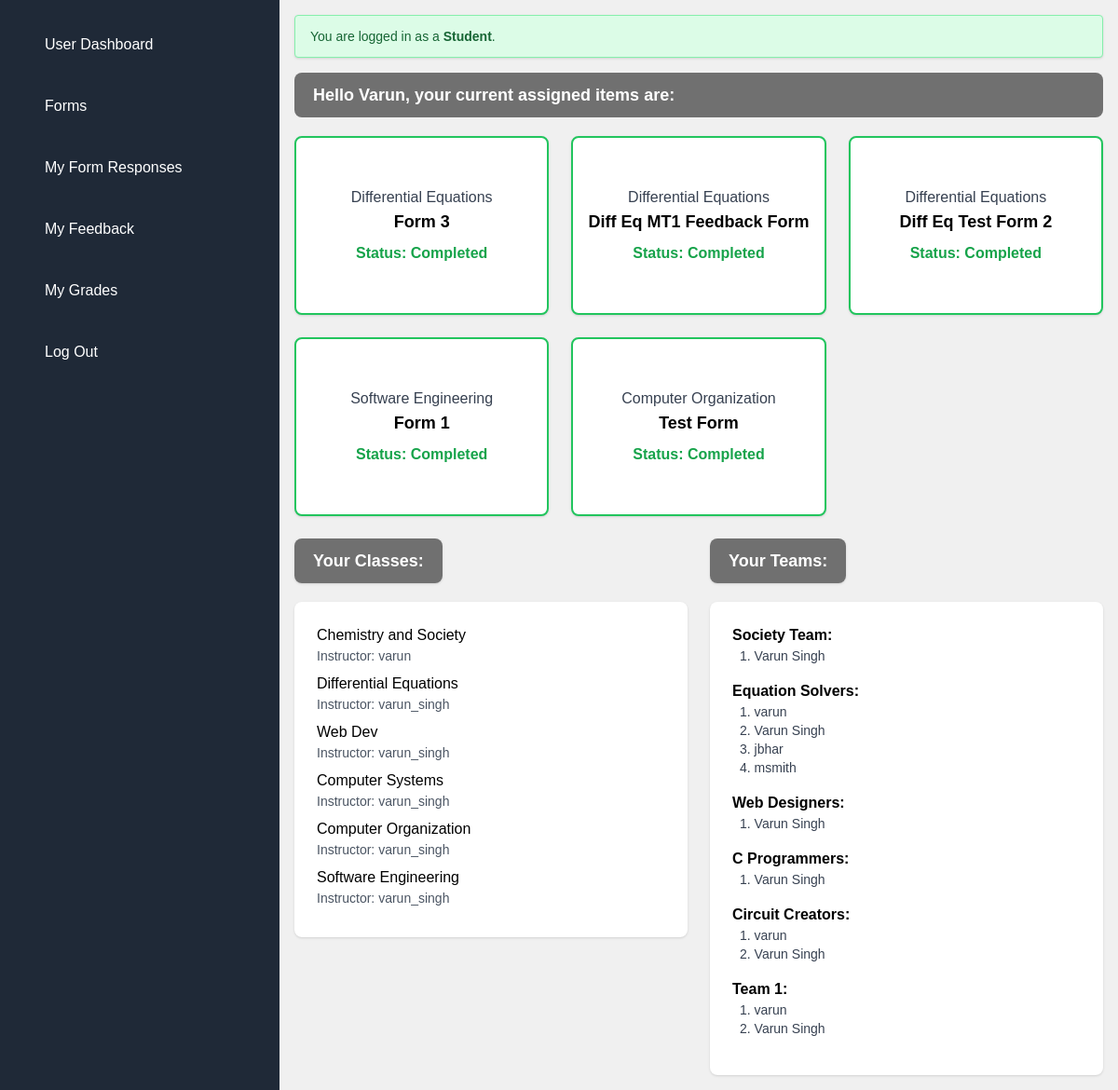
/student_landing/ (signed in), run on the app's committed database.
### users/models.py (models this page shows, shortened)
class CustomUser(AbstractUser):
    ROLE_CHOICES = (
        ('student', 'Student'),
        ('professor', 'Professor'),
    )
    role = models.CharField(max_length=10, choices=ROLE_CHOICES, default='student')
    name = models.CharField(max_length=100)
    student_id = models.CharField(max_length=20, unique=True, null=True, blank=True)
    graduation_year = models.PositiveIntegerField(null=True, blank=True)
    email = models.EmailField(unique=True)
    courses = models.ManyToManyField('courses.Course', related_name='students', blank=True)

### courses/models.py (models this page shows, shortened)
class Course(models.Model):
    creator = models.ForeignKey(
        settings.AUTH_USER_MODEL,
        limit_choices_to={'role': 'professor'},
        on_delete=models.CASCADE,
        related_name='courses_created',
        null=True,
        blank=True
    )
    name = models.CharField(max_length=200)
    subject = models.CharField(max_length=100)
    semester = models.CharField(max_length=50)
    section = models.CharField(max_length=10)
    course_id = models.CharField(max_length=50)
    enrollment_size = models.PositiveIntegerField(default=0)
    created_at = models.DateTimeField(auto_now_add=True)

class Team(models.Model):
    course = models.ForeignKey(Course, on_delete=models.CASCADE, related_name = 'teams')
    name = models.CharField(max_length=100)
    members = models.ManyToManyField(settings.AUTH_USER_MODEL, related_name='teams', limit_choices_to={"role": "student"}, blank=True)

### main/models.py (models this page shows, shortened)
class Form(models.Model):
    title = models.CharField(max_length=200)
    description = models.TextField(blank=True)
    deadline = models.DateTimeField(null=True, blank=True)
    course = models.ForeignKey('courses.Course', on_delete=models.CASCADE, related_name='forms', null=True, blank=True)
    creator = models.ForeignKey(settings.AUTH_USER_MODEL, on_delete=models.CASCADE)
    teams = models.ManyToManyField('courses.Team', related_name='forms', blank=True)
    created_at = models.DateTimeField(auto_now_add=True)
    updated_at = models.DateTimeField(auto_now=True)
    allow_multiple_responses = models.BooleanField(default=False, help_text="Allow each student to submit one response per teammate")

### main/views.py (the view)
# urls.py: path("student_landing/", views.student_landing, name='student_landing'),
@login_required
def student_landing(request):
    user = request.user
    username = user.first_name or user.username
    user_teams = Team.objects.filter(members=user).prefetch_related('forms')
    assigned_forms = set()
    for team in user_teams:
        for form in team.forms.all():
            assigned_forms.add((form, team))
    assigned_tasks = []
    now = timezone.now()
    for form, team in assigned_forms:
        is_completed = FormResponse.objects.filter(form=form, student=user).exists()
        assigned_tasks.append({
            'name': form.title,
            'due_date': form.deadline.strftime("%A %I:%M%p") if form.deadline else "No deadline",
            'status': 'completed' if is_completed else 'pending',
            'tag': form.course.name if form.course else "General",
            'form_id': form.id,
        })
    user_classes = Course.objects.filter(students=user).select_related('creator')
    teams = Team.objects.filter(members=user).prefetch_related('members')
    team_data = []
    for team in teams:
        team_forms = team.forms.all()
        todo_form = team_forms.exclude(responses__student=user).first()
        team_data.append({
            'name': team.name,
            'members': [member.get_full_name() or member.username for member in team.members.all()],
            'to_do': todo_form.title if todo_form else None,
        })
    context = {
        'username': username,
        'assigned_tasks': assigned_tasks,
        'user_classes': user_classes,
        'teams': team_data,
    }
    return render(request, 'main/landing_user.html', context)

### main/templates/main/landing_user.html (shortened to what this page needs)
{% extends "shared/base.html" %}
{% block extra_head %}
    {% load static %}
    <link rel="stylesheet" href="{% static 'main/css/userDashboardStyles.css' %}">
{% endblock %}
{% block content %}
<div class="container mx-auto p-4">
    <div class="bg-green-100 border border-green-300 text-green-800 text-sm px-4 py-3 rounded mb-4 shadow">
        You are logged in as a <strong>{{ request.user.role|title }}</strong>.
    </div>
    <h2 class="text-lg font-bold mb-4">Hello {{ username }}, your current assigned items are:</h2>
    <div class="grid grid-cols-1 md:grid-cols-3 gap-6 mb-6">
        {% if assigned_tasks %}
            {% for task in assigned_tasks %}
            <a href="{% url 'main:fill_form' task.form_id %}" class="block">
                <div class="w-full h-48 bg-white rounded-lg p-4 shadow hover:shadow-lg transition duration-200 flex flex-col justify-center items-center border-2
                {% if task.status == 'completed' %}
                    border-green-500
                {% else %}
                    border-red-500
                {% endif %}">
                    <p class="text-gray-700 font-medium">{{ task.tag }}</p>
                    <h3 class="text-black font-bold text-lg mb-2">{{ task.name }}</h3>
                    {% if task.status == 'completed' %}
                        <p class="text-green-600 font-semibold">Status: Completed</p>
                    {% else %}
                        <p class="text-red-600 font-semibold">Due by: {{ task.due_date }}</p>
                    {% endif %}
                </div>
            </a>
            {% endfor %}
        {% else %}
            <p>No assigned tasks found.</p>
        {% endif %}
    </div>
    <div class="grid grid-cols-1 md:grid-cols-2 gap-6">
        <div>
            <h2 class="px-5 py-2.5 rounded-lg shadow text-lg font-bold inline-block">Your Classes:</h2>
            <div class="bg-white p-6 rounded-lg shadow">
                {% if user_classes %}
                    {% for class in user_classes %}
                        <div class="mb-2">
                            <p class="font-medium">{{ class.name }}</p>
                            <p class="text-sm text-gray-600">Instructor: {{ class.creator.get_full_name|default:class.creator.username }}</p>
                        </div>
                    {% endfor %}
                {% else %}
                    <p class="text-gray-500">No classes enrolled.</p>
                {% endif %}
            </div>
        </div>
        <div>
            <h2 class="px-5 py-2.5 rounded-lg shadow text-lg font-bold inline-block">Your Teams:</h2>
            <div class="bg-white p-6 rounded-lg shadow">
                {% if teams %}
                    {% for team in teams %}
                        <div class="mb-4">
                            <h4 class="font-bold">{{ team.name }}:</h4>
                            <div class="ml-2 text-sm text-gray-700">
                                {% for member in team.members %}
                                    <p>{{ forloop.counter }}. {{ member }}</p>
                                {% endfor %}
                            </div>
                        </div>
                    {% endfor %}
                {% else %}
                    <p class="text-gray-500">You are not part of any teams.</p>
                {% endif %}
            </div>
        </div>
    </div>
</div>
{% endblock %}

### main/static/main/css/styles.css (style rules this page uses)
body { margin: 0; padding: 0; font-family: "Poppins", sans-serif; }

### main/static/main/css/userDashboardStyles.css (style rules this page uses)
body { background-color: #f0f0f0; font-family: Arial, sans-serif; }
h2 { text-align: left; background-color: rgba(80, 80, 80, 0.8); color: white; padding: 10px 20px; border-radius: 8px; margin-bottom: 20px !important; }

### data on the page
CustomUser: user.role "Student", first_name "Varun"
Course: tag "Differential Equations" "Differential Equations" "Differential Equations", name "Differential Equations", creator.get_full_name "varun_singh"
Form: name "Form 3"
Form: name "Diff Eq MT1 Feedback Form"
Form: name "Diff Eq Test Form 2"
Course: tag "Software Engineering", name "Software Engineering", creator.get_full_name "varun_singh"
Form: name "Form 1"
Course: tag "Computer Organization", name "Computer Organization", creator.get_full_name "varun_singh"
Form: name "Test Form"
Course: name "Chemistry and Society", creator.get_full_name "varun"
Course: name "Web Dev", creator.get_full_name "varun_singh"
Course: name "Computer Systems", creator.get_full_name "varun_singh"
Team: name "Society Team"
Team: name "Equation Solvers"
CustomUser: members "varun" "varun" "varun"
CustomUser: members "jbhar"
CustomUser: members "msmith"
Team: name "Web Designers"
Team: name "C Programmers"
Team: name "Circuit Creators"
Team: name "Team 1"

### other printed values
{{ member }} "Varun Singh" "Varun Singh" "Varun Singh" "Varun Singh" "Varun Singh" "Varun Singh"
